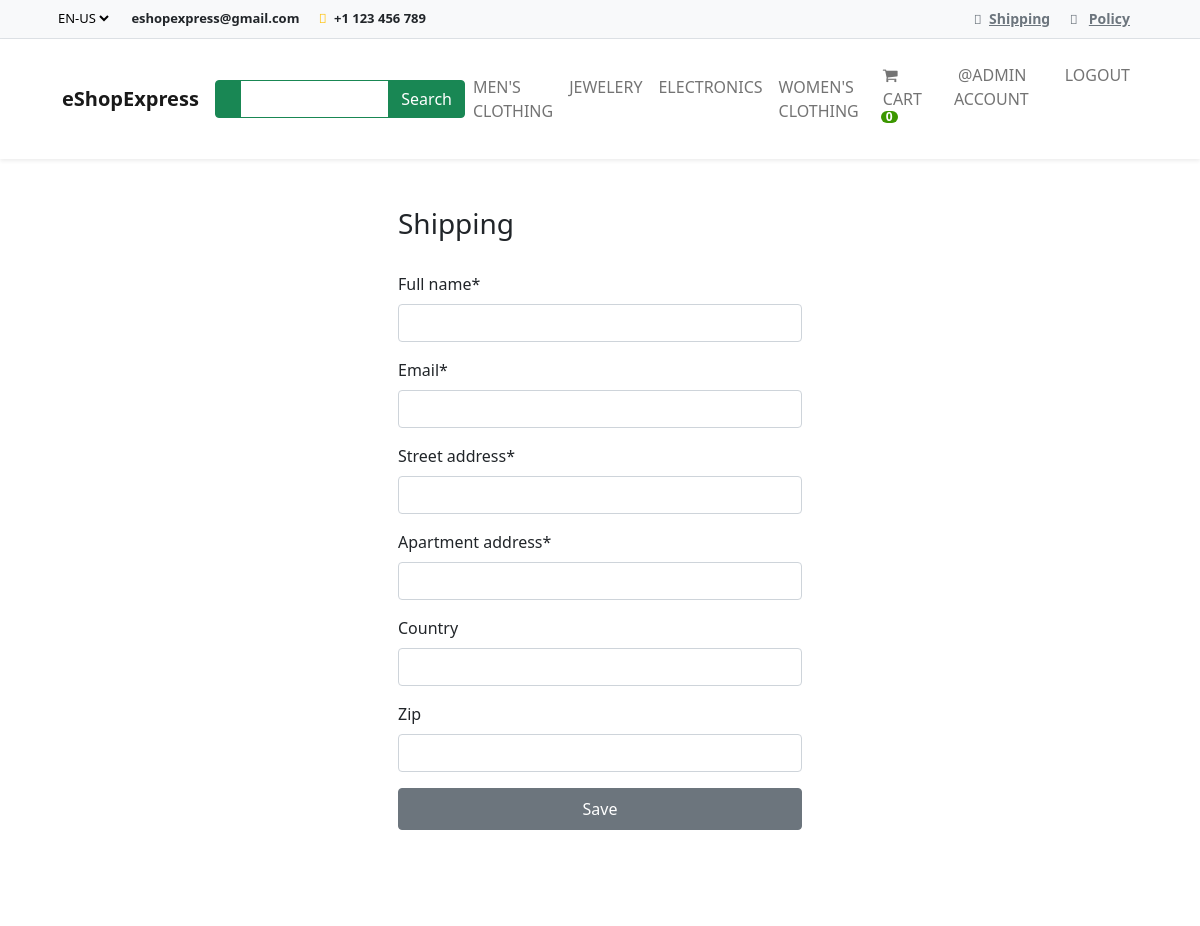
Before: /payment/shipping/ (signed in) with the older database file.
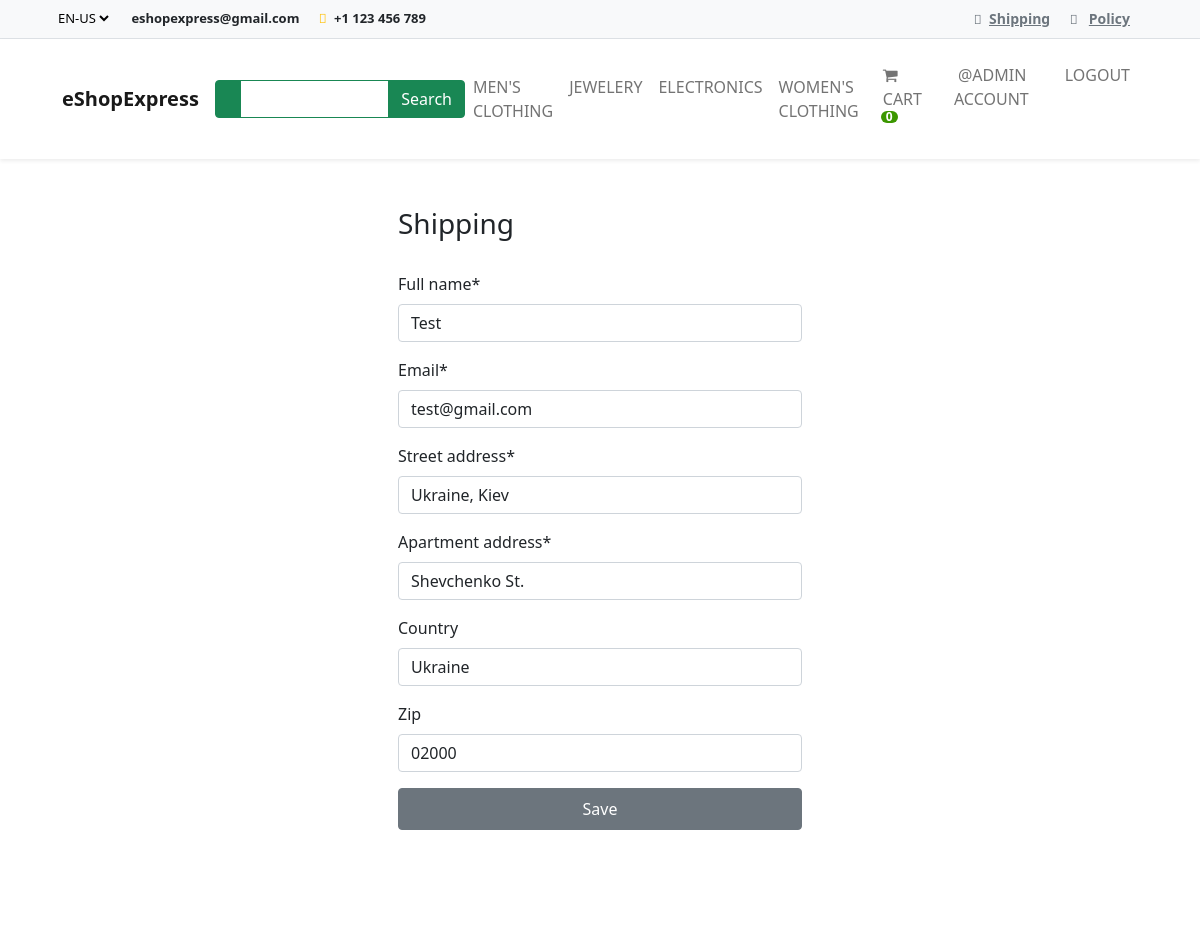
After: the same page with the newer database file.
### payment/models.py (models this page shows, shortened)
class ShippingAddress(models.Model):
    full_name = models.CharField(max_length=100)
    email = models.EmailField(max_length=254)
    street_address = models.CharField(max_length=100)
    apartment_address = models.CharField(max_length=100)
    country = models.CharField(max_length=100, blank=True, null=True)
    zip = models.CharField(max_length=100, blank=True, null=True)
    user = models.ForeignKey(
        User, on_delete=models.CASCADE, blank=True, null=True)

### payment/views.py (the view, shortened to what this page needs)
# urls.py: path('shipping/', views.shipping, name='shipping'),
@login_required(login_url='account:login')
def shipping(request):
    try:
        shipping_address = ShippingAddress.objects.get(user=request.user)
    except ShippingAddress.DoesNotExist:
        shipping_address = None
    form = ShippingAddressForm(instance=shipping_address)
    return render(request, 'shipping/shipping.html', {'form': form})

### payment/forms.py
class ShippingAddressForm(forms.ModelForm):
    class Meta:
        model = ShippingAddress
        fields = [
            'full_name', 'email', 'street_address',
            'apartment_address', 'country', 'zip'
        ]
        exclude = ['user']

### cart/cart.py (called while the page is built)
    def __len__(self):
        return sum(item['qty'] for item in self.cart.values())

### cart/context_processors.py (called while the page is built)
def cart(request):
    return {'cart': Cart(request)}

### shop/context_processors.py (called while the page is built)
def categories(request):
    categories = Category.objects.filter(parent=None)
    return {'categories': categories}

### shop/models.py (called while the page is built)
    def get_absolute_url(self):
        return reverse("shop:category-list", args=[str(self.slug)])

### payment/templates/shipping/shipping.html (shortened to what this page needs)
{%  include "base.html" %} {% load static %} {% load crispy_forms_tags %}
{% block content %}
    <div class="container bg-white shadow-md p-5 form-layout">
        <h3>Shipping</h3>
        <br>
        <form method="post">
            {{ form|crispy }}
            <button type="submit" class="btn btn-secondary w-100 btn-block p-2 btn-register">Save</button>
        </form>
        <br>
    </div>
{% endblock content %}

Changed rows visible on the page:
added ShippingAddress: full_name "Test", email "test@gmail.com", street_address "Ukraine, Kiev", apartment_address "Shevchenko St.", country "Ukraine", zip "02000"
